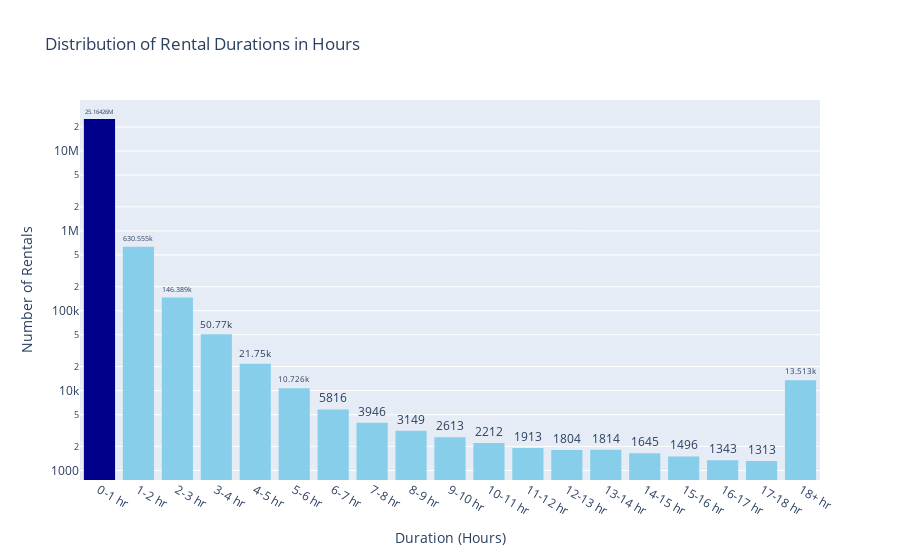

Notebook cell for this chart:
### Code cell
# Create a bar chart with custom bins
fig = px.histogram(custom_binned_counts, x='Duration Hour Binned', title='Distribution of Rental Durations in Hours', y='Count', labels={'Duration Hour Binned': 'Duration Hours'}, nbins=35, log_y=True)
fig.update_xaxes(title_text='Duration (Hours)')
fig.update_yaxes(title_text='Number of Rentals')

# Find the index of the maximum count
max_count_index = custom_binned_counts['Count'].idxmax()

# Create a list of colors for the bars
colors = ['SkyBlue'] * len(custom_binned_counts)
colors[max_count_index] = 'darkblue'  # Change the color of the maximum count bar to dark blue

# Add text annotations to the bars
fig.update_traces(texttemplate='%{y}', textposition='outside', marker=dict(color=colors))

# Show the Plotly figure
fig.show()

### Figure 1 — Plotly figure (JSON) as saved in the notebook; plotly's stock layout.template omitted (floating-point values rounded to 4 significant figures)
{"data": [{"alignmentgroup": "True", "bingroup": "x", "histfunc": "sum", "hovertemplate": "Duration Hours=%{x}<br>sum of Count=%{y}<extra></extra>", "legendgroup": "", "marker": {"color": ["darkblue", "SkyBlue", "SkyBlue", "SkyBlue", "SkyBlue", "SkyBlue", "SkyBlue", "SkyBlue", "SkyBlue", "SkyBlue", "SkyBlue", "SkyBlue", "SkyBlue", "SkyBlue", "SkyBlue", "SkyBlue", "SkyBlue", "SkyBlue", "SkyBlue"], "pattern": {"shape": ""}}, "name": "", "nbinsx": 35, "offsetgroup": "", "orientation": "v", "showlegend": false, "textposition": "outside", "texttemplate": "%{y}", "type": "histogram", "x": ["0-1 hr", "1-2 hr", "2-3 hr", "3-4 hr", "4-5 hr", "5-6 hr", "6-7 hr", "7-8 hr", "8-9 hr", "9-10 hr", "10-11 hr", "11-12 hr", "12-13 hr", "13-14 hr", "14-15 hr", "15-16 hr", "16-17 hr", "17-18 hr", "18+ hr"], "xaxis": "x", "y": [25164262, 630555, 146389, 50770, 21750, 10726, 5816, 3946, 3149, 2613, 2212, 1913, 1804, 1814, 1645, 1496, 1343, 1313, 13513], "yaxis": "y"}], "layout": {"barmode": "relative", "legend": {"tracegroupgap": 0}, "title": {"text": "Distribution of Rental Durations in Hours"}, "xaxis": {"anchor": "y", "domain": [0, 1], "title": {"text": "Duration (Hours)"}}, "yaxis": {"anchor": "x", "domain": [0, 1], "title": {"text": "Number of Rentals"}, "type": "log"}}}
